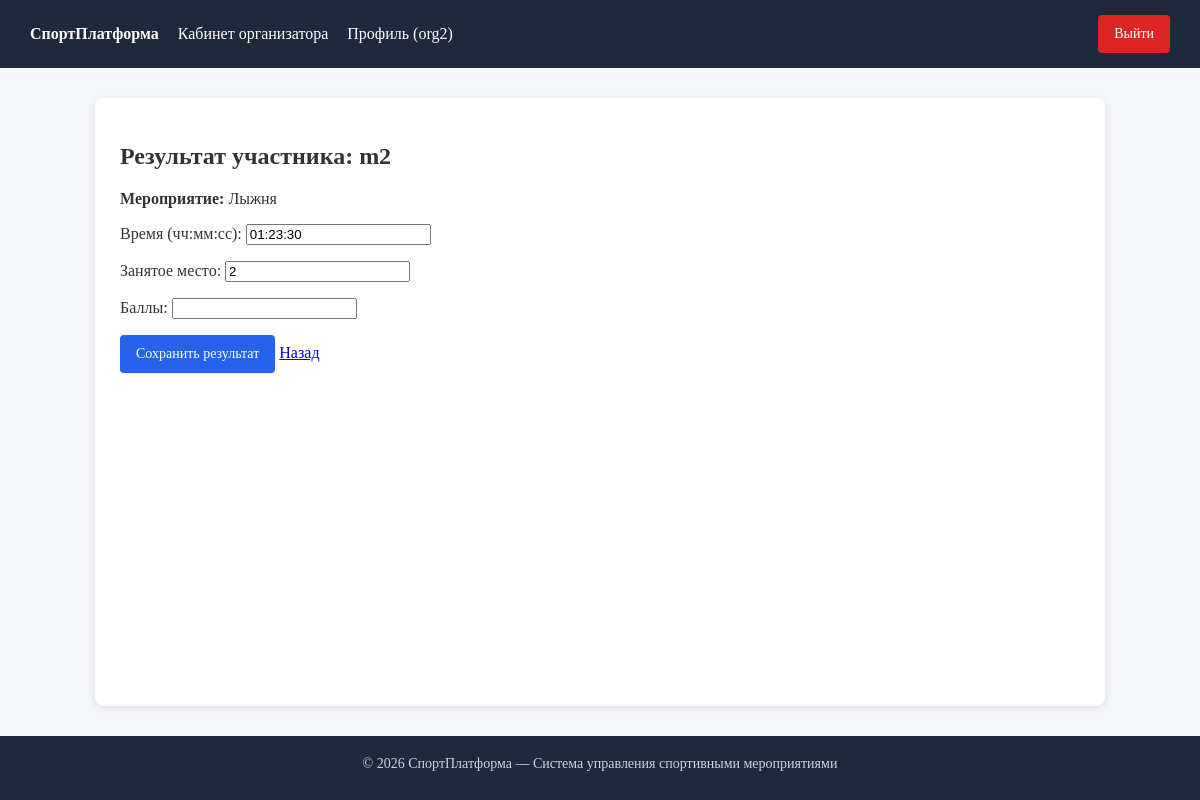
Screenshot of /registration/3/result/ (signed in) with the database file from the repository.
### accounts_app/models.py (models this page shows, shortened)
class User(AbstractUser):
    class Role(models.TextChoices):
        ORGANIZER = "organizer", "Организатор"
        PARTICIPANT = "participant", "Участник"
    role = models.CharField(
        max_length=20,
        choices=Role.choices,
        default=Role.PARTICIPANT,
        verbose_name="Роль",
    )
    organizer = models.OneToOneField(
        "events_app.Organizer",
        on_delete=models.PROTECT,  # защищаем созданные мероприятия от удаления при удалении аккаунта
        null=True,
        blank=True,
        related_name="user_account",
        verbose_name="Карточка организатора",
    )
    participant = models.OneToOneField(
        "events_app.Participant",
        on_delete=models.PROTECT,  # защищаем историю участий и результатов от каскадного удаления
        null=True,
        blank=True,
        related_name="user_account",
        verbose_name="Карточка участника",
    )
    is_approved = models.BooleanField(
        default=False,
        verbose_name="Подтвержден администратором",
    )
    class Meta:
        verbose_name = "Пользователь"
        verbose_name_plural = "Пользователи"

### events_app/models.py (models this page shows, shortened)
class Registration(models.Model):
    class Status(models.TextChoices):
        CONFIRMED = "confirmed", "Подтверждено"
        CANCELLED = "cancelled", "Отменено"
    participant = models.ForeignKey(
        Participant,
        on_delete=models.CASCADE,
        related_name="registrations",
        verbose_name="Участник",
    )
    event = models.ForeignKey(
        Event,
        on_delete=models.CASCADE,
        related_name="registrations",
        verbose_name="Мероприятие",
    )
    status = models.CharField(
        max_length=20,
        choices=Status.choices,
        default=Status.CONFIRMED,
        verbose_name="Статус",
    )
    created_at = models.DateTimeField(auto_now_add=True, verbose_name="Дата регистрации")
    class Meta:
        verbose_name = "Регистрация на мероприятие"
        verbose_name_plural = "Регистрации на мероприятия"
        unique_together = ("participant", "event")

class Participant(models.Model):
    full_name = models.CharField(max_length=200, verbose_name="ФИО участника")
    birth_date = models.DateField(null=True, blank=True, verbose_name="Дата рождения")
    city = models.CharField(max_length=100, blank=True, verbose_name="Город")
    class Meta:
        verbose_name = "Участник"
        verbose_name_plural = "Участники"

class Event(models.Model):
    class EventType(models.TextChoices):
        MARATHON = "marathon", "Марафон / Забег"
        TOURNAMENT = "tournament", "Турнир"
        COMPETITION = "competition", "Соревнование"
        OTHER = "other", "Другое"
    organizer = models.ForeignKey(
        Organizer,
        on_delete=models.CASCADE,
        related_name="events",
        verbose_name="Организатор",
    )
    title = models.CharField(max_length=200, verbose_name="Название мероприятия")
    event_type = models.CharField(
        max_length=20,
        choices=EventType.choices,
        default=EventType.COMPETITION,
        verbose_name="Тип мероприятия",
    )
    description = models.TextField(verbose_name="Описание")
    date = models.DateTimeField(verbose_name="Дата и время проведения")
    location = models.CharField(max_length=255, verbose_name="Место проведения")
    class Meta:
        verbose_name = "Мероприятие"
        verbose_name_plural = "Мероприятия"
        ordering = ["date"]

class EventResult(models.Model):
    registration = models.OneToOneField(
        Registration,
        on_delete=models.CASCADE,
        related_name="result",
        verbose_name="Регистрация участника",
    )
    finish_time = models.DurationField(
        null=True,
        blank=True,
        verbose_name="Время (чч:мм:сс)",
    )
    place = models.PositiveIntegerField(
        null=True,
        blank=True,
        verbose_name="Занятое место",
    )
    score = models.DecimalField(
        max_digits=6,
        decimal_places=2,
        null=True,
        blank=True,
        verbose_name="Баллы",
    )
    class Meta:
        verbose_name = "Результат мероприятия"
        verbose_name_plural = "Результаты мероприятий"
        ordering = ["place", "-score"]

### events_app/views.py (the view)
# urls.py: path("registration/<int:registration_id>/result/", views.add_or_edit_result, name="add_or_edit_result"),
@login_required
def add_or_edit_result(request, registration_id):
    if request.user.role != User.Role.ORGANIZER:
        return redirect("home")
    registration = get_object_or_404(
        Registration,
        id=registration_id,
        event__organizer=request.user.organizer,
    )
    result = getattr(registration, "result", None)
    if request.method == "POST":
        form = EventResultForm(request.POST, instance=result)
        if form.is_valid():
            new_result = form.save(commit=False)
            new_result.registration = registration
            new_result.save()
            participant_user = getattr(registration.participant, "user_account", None)
            if participant_user and participant_user.email:
                send_mail(
                    subject=f"Результаты мероприятия: {registration.event.title}",
                    message=(
                        f"Здравствуйте, {registration.participant.full_name}!\n"
                        f"Опубликованы ваши результаты по мероприятию «{registration.event.title}»:\n"
                        f"Место: {new_result.place or '—'}\n"
                        f"Время: {new_result.finish_time or '—'}\n"
                        f"Баллы: {new_result.score or '—'}"
                    ),
                    from_email=settings.DEFAULT_FROM_EMAIL,
                    recipient_list=[participant_user.email],
                    fail_silently=True,
                )
            return redirect("manage_event", event_id=registration.event.id)
    else:
        form = EventResultForm(instance=result)
    return render(
        request,
        "events_app/add_result.html",
        {"form": form, "registration": registration},
    )

### events_app/forms.py
class EventResultForm(forms.ModelForm):
    class Meta:
        model = EventResult
        fields = ("finish_time", "place", "score")
        widgets = {
            "finish_time": forms.TextInput(attrs={"placeholder": "01:25:30"}),
        }

### events_app/templates/events_app/add_result.html (shortened to what this page needs)
{% extends "base.html" %}
{% block content %}
<h2>Результат участника: {{ registration.participant.full_name }}</h2>
<p><strong>Мероприятие:</strong> {{ registration.event.title }}</p>
<form method="post">
    {{ form.as_p }}
    <button type="submit" class="btn">Сохранить результат</button>
    <a href="{% url 'manage_event' registration.event.id %}">Назад</a>
</form>
{% endblock %}

### templates/base.html (shortened to what this page needs)
{% load static %}
<!DOCTYPE html>
<html lang="ru">
<head>
    <link rel="stylesheet" href="{% static 'css/style.css' %}">
</head>
<body>
<header>
    <div>
        <a href="{% url 'home' %}"><strong>СпортПлатформа</strong></a>
        {% if user.is_authenticated %}
            {% if user.role == 'participant' %}
                <a href="{% url 'participant_cabinet' %}">Кабинет участника</a>
            {% elif user.role == 'organizer' %}
                <a href="{% url 'organizer_cabinet' %}">Кабинет организатора</a>
            {% endif %}
            <a href="{% url 'profile' %}">Профиль ({{ user.username }})</a>
        {% endif %}
    </div>
    <div>
        {% if user.is_authenticated %}
            <form action="{% url 'logout' %}" method="post" style="display:inline;">
                <button type="submit" class="btn btn-danger">Выйти</button>
            </form>
        {% else %}
            <a href="{% url 'login' %}">Вход</a>
            <a href="{% url 'register_participant' %}">Регистрация участника</a>
            <a href="{% url 'register_organizer' %}">Регистрация организатора</a>
        {% endif %}
    </div>
</header>
<div class="container">
    {% block content %}{% endblock %}
</div>
<footer>
        <p style="margin: 0 0 8px;">&copy; 2026 СпортПлатформа — Система управления спортивными мероприятиями</p>
</footer>
</body>
</html>

### static/css/style.css (style rules this page uses)
body { min-height: 100vh; display: flex; flex-direction: column; margin: 0; padding: 0; background: #f4f6f9; color: #333; }
header { background: #1e293b; color: #fff; padding: 15px 30px; display: flex; justify-content: space-between; align-items: center; }
header a { color: #fff; text-decoration: none; margin-right: 15px; }
.container { flex: 1 0 auto; width: min(960px, calc(100% - 50px)); margin: 30px auto; background: #fff; padding: 25px; border-radius: 8px; box-shadow: 0 2px 6px rgba(0,0,0,0.1); }
.btn { display: inline-flex; align-items: center; justify-content: center; box-sizing: border-box; height: 38px; padding: 0 16px; font-family: inherit; font-size: 14px; font-weight: 500; line-height: 1; background: #2563eb; color: #fff; text-decoration: none; border-radius: 4px; border: none; cursor: pointer; }
.btn-danger { background: #dc2626; }
footer { background: #1e293b; color: #cbd5e1; padding: 20px 30px; text-align: center; font-size: 14px; margin-top: auto; }

### rows the page displays
User: username "org2"
Registration: participant.full_name "m2", event "Лыжня"
EventResult: finish_time "01:23:30", place "2"
